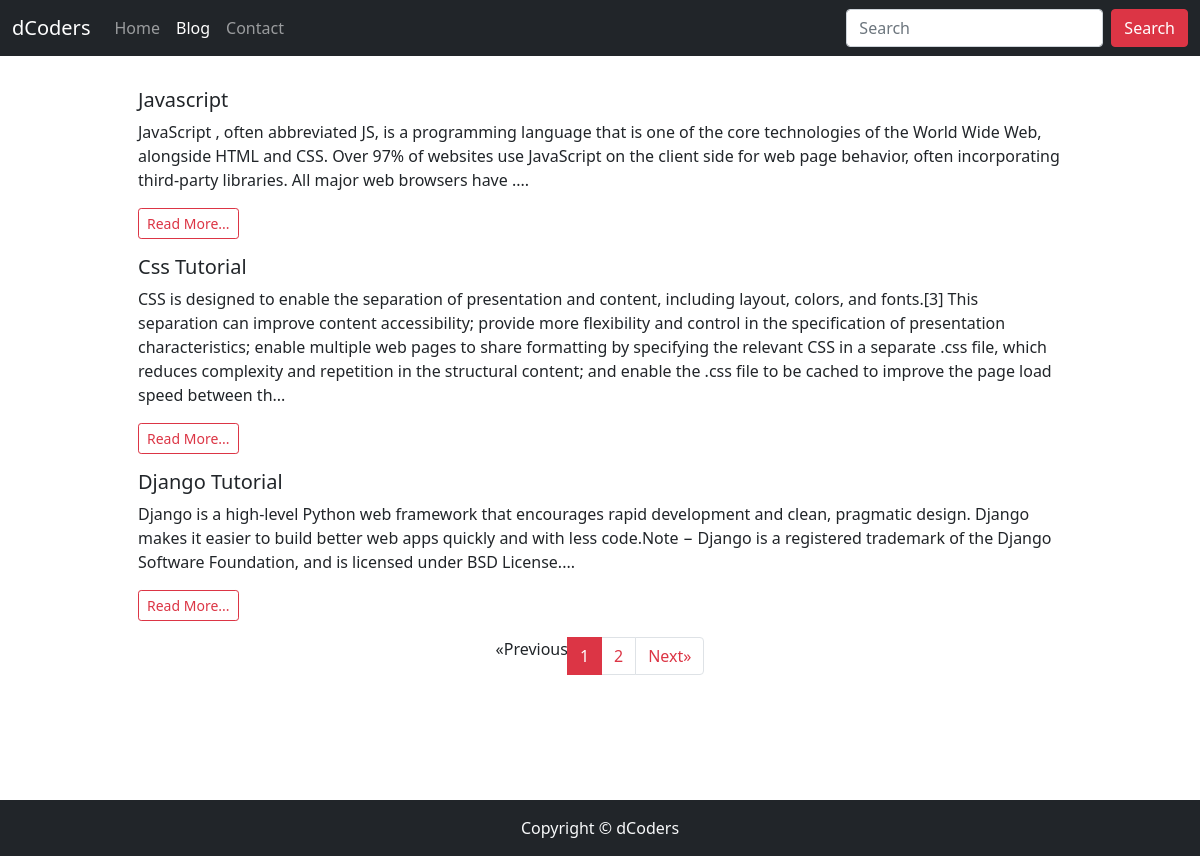
Screenshot of /blog/ with the database file from the repository.
### home/models.py (models this page shows, shortened)
class Blog(models.Model):
    sno=models.AutoField(primary_key=True)
    title = models.CharField(max_length=200)
    contents=models.TextField()
    shorts=models.CharField(max_length=600,default="")
    slug=models.CharField(max_length=100)
    time=models.DateTimeField(auto_now_add=True)

### home/views.py (the view)
# urls.py: 2. Add a URL to urlpatterns:  path('blog/', include('blog.urls'))
def blog(request):
    blogs=Blog.objects.all().order_by('-time')
    paginator = Paginator(blogs, 3 )# Show 3 blogs per page.
    page_number = request.GET.get('page')
    page_obj = paginator.get_page(page_number)
    context={'blogs':page_obj}
    return render(request, 'blog.html',context)

### templates/blog.html (shortened to what this page needs)
{% extends 'base.html' %}
{% block blogactive %}active{% endblock blogactive %}
{% block body %}
<div class="container pt-3">
  {% for blog in blogs %}
  <div class="media mx-5">
    <div class="media-body my-3 mx-5">
      <h5 class="mt-0 text-capitalize"><a class="text-dark text-decoration-none" href="/blogpost/{{blog.slug}}">
          {{blog.title}}</a></h5>
      <p>{{blog.shorts|slice:500 }}...</p>
    </div>
    <a class="text-dark mx-5" href="/blogpost/{{blog.slug}}"> <button class="btn btn-outline-danger btn-sm">Read
        More...</button></a>
  </div>
  {% endfor %}
<div class="my-3">
{% if blogs.has_other_pages %}
  <ul class="pagination justify-content-center ">
    {% if blogs.has_previous %}
      <li class="page-item"><a class="page-link text-danger" href="?page={{ blogs.previous_page_number }}">&laquo;Previous</a></li>
    {% else %}
      <li class="disabled page-item"><span>&laquo;Previous</span></li>
    {% endif %}
    {% for i in blogs.paginator.page_range %}
      {% if blogs.number == i %}
        <li class=" page-item active"> <a class="page-link bg-danger border-danger"><span>{{ i }} </span></a></li>
      {% else %}
        <li class="page-item"><a  class="page-link text-danger" href="?page={{ i }}">{{ i }}</a></li>
      {% endif %}
    {% endfor %}
    {% if blogs.has_next %}
      <li class="page-item"><a class="page-link text-danger" href="?page={{ blogs.next_page_number }}">Next&raquo;</a></li>
    {% else %}
      <li class="disabled page-item"><span>Next&raquo;</span></li>
    {% endif %}
  </ul>
{% endif %}
</div>
<footer class=" mt-3 bg-dark fixed-bottom text-light text-center py-3">
  Copyright &copy; dCoders
</footer>
{% endblock body %}

### templates/base.html (shortened to what this page needs)
<!doctype html>
<html lang="en">
  <head>
    <link href="https://cdn.jsdelivr.net/npm/bootstrap@5.0.2/dist/css/bootstrap.min.css" rel="stylesheet">
  </head>
  <body>
    <nav class="navbar navbar-expand-lg navbar-dark bg-dark">
        <div class="container-fluid">
          <a class="navbar-brand" href="/">dCoders</a>
          <div class="collapse navbar-collapse" id="navbarSupportedContent">
            <ul class="navbar-nav me-auto mb-2 mb-lg-0">
              <li class="nav-item">
                <a class="nav-link {% block homeactive %}{% endblock homeactive %}" aria-current="page" href="/">Home</a>
              </li>
              <li class="nav-item">
                <a class="nav-link {% block blogactive %}{% endblock blogactive %}" href="/blog">Blog</a>
              </li>
              <li class="nav-item">
                <a class="nav-link {% block contactactive %}{% endblock contactactive %}" href="/contact">Contact</a>
              </li>
            </ul>
            <form action='/search/' method='get' class="d-flex">
              <input class="form-control me-2" type="search" placeholder="Search" aria-label="Search" name="keyword">
              <button class="btn btn-danger" type="submit">Search</button>
            </form>
          </div>
        </div>
      </nav>
     {% block body %}{% endblock body %}
  </body>
</html>

### templates/blog.html (style rules this page uses)
.container { min-height: 100vh; }

### rows the page displays
Blog: title "Javascript", shorts "JavaScript , often abbreviated JS, is a programming language that is one of the core technologies of the World Wide Web, alongside HTML and CSS. Over 97% of websites use JavaScript on the client side for web page behavior, often incorporating third-party libraries. All major web browsers have ."
Blog: title "Css Tutorial", shorts "CSS is designed to enable the separation of presentation and content, including layout, colors, and fonts.[3] This separation can improve content accessibility; provide more flexibility and control in the specification of presentation characteristics; enable multiple web pages to share formatting by specifying the relevant CSS in a separate .css file, which reduces complexity and repetition in the structural content; and enable the .css file to be cached to improve the page load speed between th"
Blog: title "Django Tutorial", shorts "Django is a high-level Python web framework that encourages rapid development and clean, pragmatic design. Django makes it easier to build better web apps quickly and with less code.Note − Django is a registered trademark of the Django Software Foundation, and is licensed under BSD License."

### other values shown
{{ i }} "1"
{{ i }} "2"
